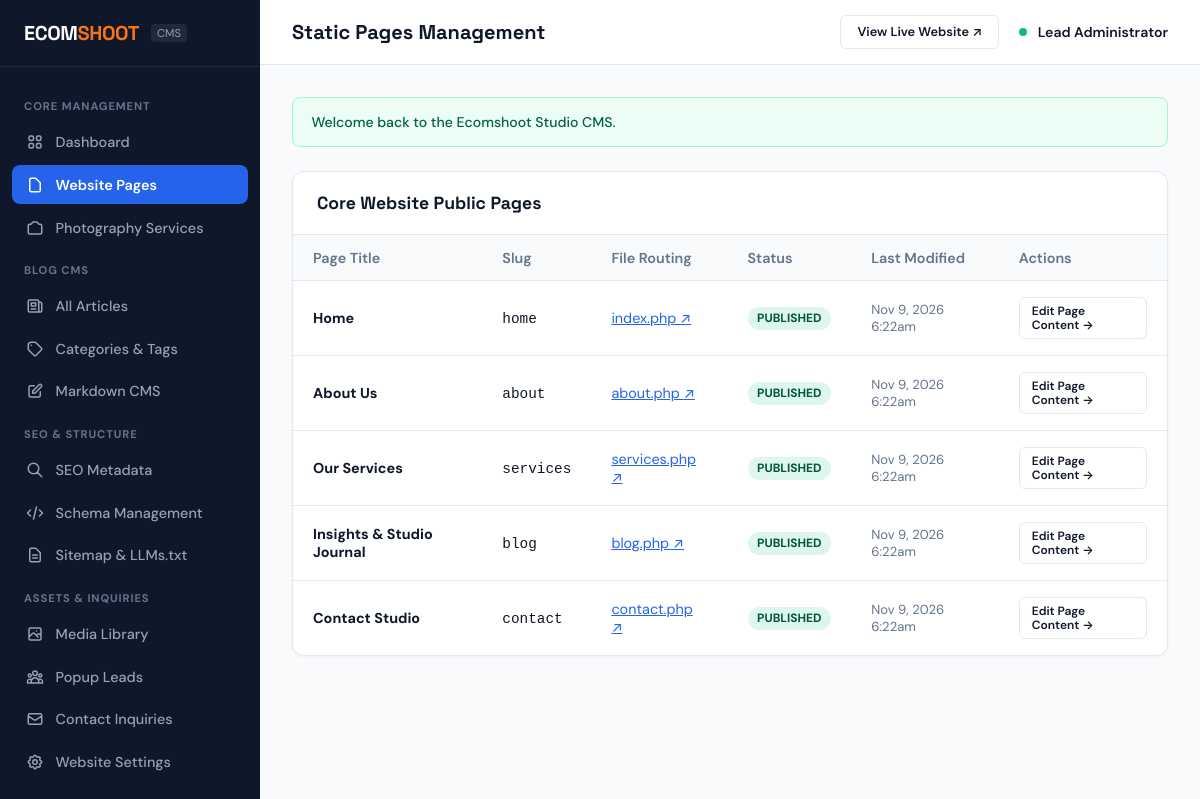
Page /admin/pages (signed in) on the earlier database version.
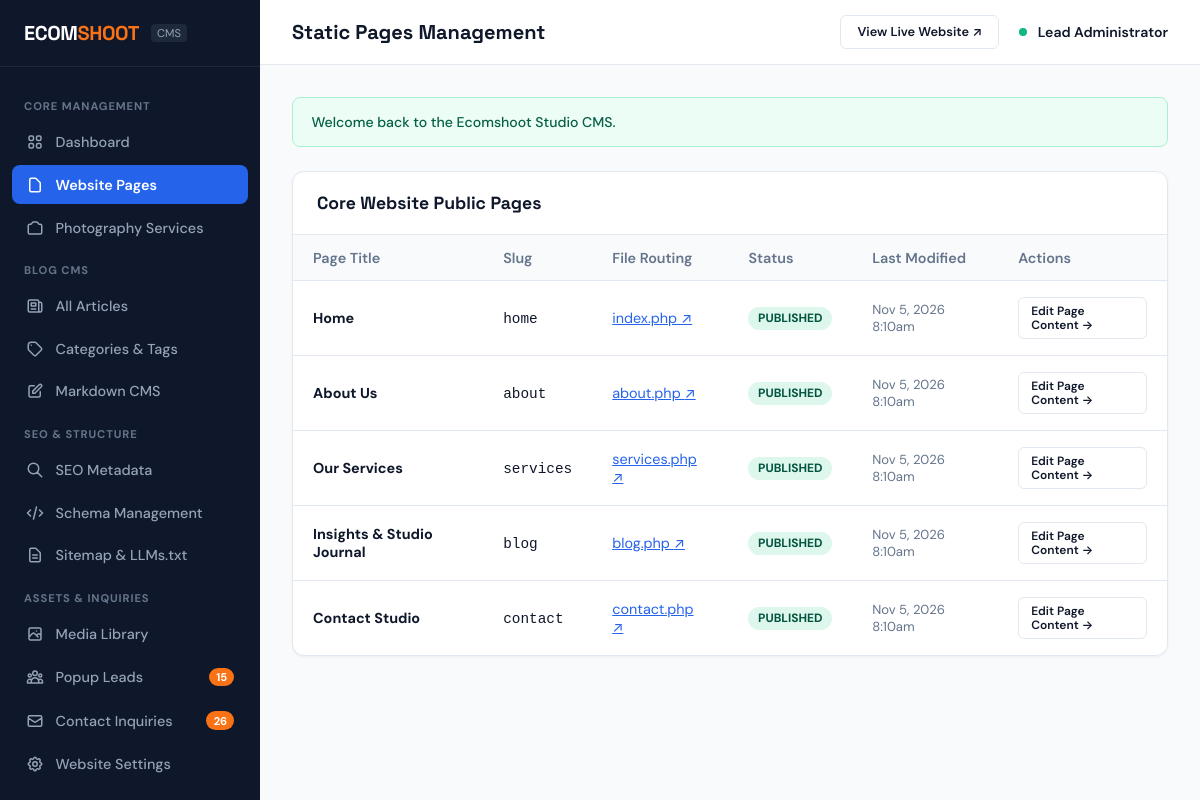
Same page on the later database version.
### tables this page shows
CREATE TABLE `pages` (
  `id` int(11) NOT NULL AUTO_INCREMENT,
  `title` varchar(200) NOT NULL,
  `slug` varchar(100) NOT NULL,
  `file_name` varchar(100) NOT NULL,
  `headline` varchar(255) DEFAULT NULL,
  `subheadline` text DEFAULT NULL,
  `content` longtext DEFAULT NULL,
  `status` enum('published','draft') DEFAULT 'published',
  `created_at` timestamp NULL DEFAULT current_timestamp(),
  `updated_at` timestamp NULL DEFAULT current_timestamp() ON UPDATE current_timestamp(),
  PRIMARY KEY (`id`),
  UNIQUE KEY `slug` (`slug`)
);

### config/config.php (called while the page is built, shortened)
<?php
function e(?string $string): string {
    return htmlspecialchars($string ?? '', ENT_QUOTES, 'UTF-8');
}
function asset_url(string $path): string {
    $cleanPath = ltrim($path, '/');
    return BASE_URL . '/' . $cleanPath;
}
function url(string $path = ''): string {
    $cleanPath = ltrim($path, '/');
    $cleanPath = preg_replace('/\.php$/i', '', $cleanPath);
    return BASE_URL . ($cleanPath ? '/' . $cleanPath : '');
}

### admin/pages.php (the view, shortened to what the changed rows need)
<?php
$activeNav = 'pages';
require_once __DIR__ . '/../config/config.php';
require_once __DIR__ . '/includes/header.php';
$db = Database::getInstance()->getConnection();
$pages = $db->query("SELECT * FROM pages ORDER BY id ASC")->fetchAll(PDO::FETCH_ASSOC);
?>
<div class="admin-card">
  <div class="admin-card-body" style="padding: 0;">
    <table class="admin-table">
      <thead>
        <tr>
          <th>Page Title</th>
          <th>Slug</th>
          <th>File Routing</th>
          <th>Status</th>
          <th>Last Modified</th>
          <th>Actions</th>
        </tr>
      </thead>
      <tbody>
        <?php foreach ($pages as $p): ?>
          <tr>
            <td style="font-weight: 700;">
              <?= e($p['title']) ?>
            </td>
            <td><code><?= e($p['slug']) ?></code></td>
            <td><a href="<?= url($p['file_name']) ?>" target="_blank" style="color: var(--admin-primary);"><?= e($p['file_name']) ?> &nearr;</a></td>
            <td><span class="status-pill status-published"><?= ucfirst(e($p['status'])) ?></span></td>
            <td style="font-size: 0.82rem; color: var(--admin-text-muted);"><?= date('M j, Y g:ia', strtotime($p['updated_at'])) ?></td>
            <td>
              <a href="<?= url('admin/page-edit.php?id=' . $p['id']) ?>" class="btn-admin btn-admin-outline" style="font-size: 0.75rem; padding: 0.35rem 0.75rem;">
                Edit Page Content &rarr;
              </a>
            </td>
          </tr>
        <?php endforeach; ?>
      </tbody>
    </table>
  </div>
</div>
<?php require_once __DIR__ . '/includes/footer.php'; ?>

### admin/includes/header.php (shortened to what the changed rows need)
<?php
$activeNav = $activeNav ?? 'dashboard';
try {
    $db = Database::getInstance()->getConnection();
    $unreadCount = (int) $db->query("SELECT count(*) FROM contact_submissions WHERE is_read = 0")->fetchColumn();
    $newLeadsCount = (int) $db->query("SELECT count(*) FROM leads WHERE status = 'new'")->fetchColumn();
} catch (Exception $e) {
    $unreadCount = 0;
    $newLeadsCount = 0;
}
?>
<!DOCTYPE html>
<html lang="en">
<head>
  <link rel="stylesheet" href="<?= asset_url('assets/css/admin.css') ?>">
</head>
<body class="admin-body">
  <aside class="admin-sidebar">
    <nav class="admin-sidebar-nav">
      <a href="<?= url('admin/leads.php') ?>" class="admin-nav-link <?= ($activeNav === 'leads') ? 'active' : '' ?>">
        Popup Leads
        <?php if ($newLeadsCount > 0): ?>
          <span class="admin-badge" style="background: var(--admin-coral);"><?= $newLeadsCount ?></span>
        <?php endif; ?>
      </a>
      <a href="<?= url('admin/contacts.php') ?>" class="admin-nav-link <?= ($activeNav === 'contacts') ? 'active' : '' ?>">
        <svg class="admin-nav-icon" fill="none" stroke="currentColor" viewBox="0 0 24 24"><path stroke-linecap="round" stroke-linejoin="round" stroke-width="2" d="M3 8l7.89 5.26a2 2 0 002.22 0L21 8M5 19h14a2 2 0 002-2V7a2 2 0 00-2-2H5a2 2 0 00-2 2v10a2 2 0 002 2z"></path></svg>
        Contact Inquiries
        <?php if ($unreadCount > 0): ?>
          <span class="admin-badge"><?= $unreadCount ?></span>
        <?php endif; ?>
      </a>
    </nav>
  </aside>
  <div class="admin-main">
    <main class="admin-content">

Differences in the rows shown:
changed pages "Home": updated_at "Nov 9, 2026 6:22am" → "Nov 5, 2026 8:10am"
changed pages "About Us": updated_at "Nov 9, 2026 6:22am" → "Nov 5, 2026 8:10am"
changed pages "Our Services": updated_at "Nov 9, 2026 6:22am" → "Nov 5, 2026 8:10am"
changed pages "Insights & Studio Journal": updated_at "Nov 9, 2026 6:22am" → "Nov 5, 2026 8:10am"
changed pages "Contact Studio": updated_at "Nov 9, 2026 6:22am" → "Nov 5, 2026 8:10am"
Other differences:
$newLeadsCount: (not shown) → "15"
$unreadCount: (not shown) → "26"
